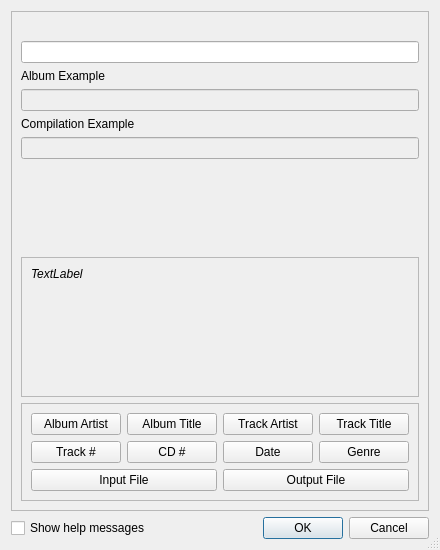
<ui version="4.0" >
 <class>CommandMaskWizardDialog</class>
 <widget class="QDialog" name="CommandMaskWizardDialog" >
  <property name="geometry" >
   <rect>
    <x>0</x>
    <y>0</y>
    <width>440</width>
    <height>550</height>
   </rect>
  </property>
  <property name="minimumSize" >
   <size>
    <width>440</width>
    <height>550</height>
   </size>
  </property>
  <property name="windowTitle" >
   <string>Command Mask Wizard</string>
  </property>
  <property name="windowIcon" >
   <iconset>images/wizard.png</iconset>
  </property>
  <property name="sizeGripEnabled" >
   <bool>true</bool>
  </property>
  <layout class="QGridLayout" >
   <item row="0" column="0" colspan="2" >
    <widget class="QFrame" name="frame" >
     <property name="frameShape" >
      <enum>QFrame::StyledPanel</enum>
     </property>
     <property name="frameShadow" >
      <enum>QFrame::Raised</enum>
     </property>
     <layout class="QGridLayout" >
      <item row="0" column="1" >
       <spacer>
        <property name="orientation" >
         <enum>Qt::Vertical</enum>
        </property>
        <property name="sizeType" >
         <enum>QSizePolicy::Fixed</enum>
        </property>
        <property name="sizeHint" >
         <size>
          <width>20</width>
          <height>20</height>
         </size>
        </property>
       </spacer>
      </item>
      <item row="1" column="0" colspan="2" >
       <widget class="QLineEdit" name="lineEdit" />
      </item>
      <item row="2" column="0" >
       <widget class="QLabel" name="label" >
        <property name="text" >
         <string>Album Example</string>
        </property>
       </widget>
      </item>
      <item row="3" column="0" colspan="2" >
       <widget class="QLineEdit" name="lineEdit_2" >
        <property name="palette" >
         <palette>
          <active>
           <colorrole role="Base" >
            <brush brushstyle="SolidPattern" >
             <color alpha="255" >
              <red>239</red>
              <green>239</green>
              <blue>239</blue>
             </color>
            </brush>
           </colorrole>
          </active>
          <inactive>
           <colorrole role="Base" >
            <brush brushstyle="SolidPattern" >
             <color alpha="255" >
              <red>239</red>
              <green>239</green>
              <blue>239</blue>
             </color>
            </brush>
           </colorrole>
          </inactive>
          <disabled>
           <colorrole role="Base" >
            <brush brushstyle="SolidPattern" >
             <color alpha="255" >
              <red>255</red>
              <green>255</green>
              <blue>255</blue>
             </color>
            </brush>
           </colorrole>
          </disabled>
         </palette>
        </property>
        <property name="readOnly" >
         <bool>true</bool>
        </property>
       </widget>
      </item>
      <item row="4" column="0" >
       <widget class="QLabel" name="label_2" >
        <property name="text" >
         <string>Compilation Example</string>
        </property>
       </widget>
      </item>
      <item row="5" column="0" colspan="2" >
       <widget class="QLineEdit" name="lineEdit_3" >
        <property name="palette" >
         <palette>
          <active>
           <colorrole role="Base" >
            <brush brushstyle="SolidPattern" >
             <color alpha="255" >
              <red>239</red>
              <green>239</green>
              <blue>239</blue>
             </color>
            </brush>
           </colorrole>
          </active>
          <inactive>
           <colorrole role="Base" >
            <brush brushstyle="SolidPattern" >
             <color alpha="255" >
              <red>239</red>
              <green>239</green>
              <blue>239</blue>
             </color>
            </brush>
           </colorrole>
          </inactive>
          <disabled>
           <colorrole role="Base" >
            <brush brushstyle="SolidPattern" >
             <color alpha="255" >
              <red>255</red>
              <green>255</green>
              <blue>255</blue>
             </color>
            </brush>
           </colorrole>
          </disabled>
         </palette>
        </property>
        <property name="readOnly" >
         <bool>true</bool>
        </property>
       </widget>
      </item>
      <item row="6" column="1" >
       <spacer>
        <property name="orientation" >
         <enum>Qt::Vertical</enum>
        </property>
        <property name="sizeType" >
         <enum>QSizePolicy::Expanding</enum>
        </property>
        <property name="sizeHint" >
         <size>
          <width>20</width>
          <height>20</height>
         </size>
        </property>
       </spacer>
      </item>
      <item row="7" column="0" colspan="2" >
       <widget class="QFrame" name="frame_3" >
        <property name="minimumSize" >
         <size>
          <width>16</width>
          <height>140</height>
         </size>
        </property>
        <property name="maximumSize" >
         <size>
          <width>16777215</width>
          <height>140</height>
         </size>
        </property>
        <property name="frameShape" >
         <enum>QFrame::StyledPanel</enum>
        </property>
        <property name="frameShadow" >
         <enum>QFrame::Raised</enum>
        </property>
        <layout class="QGridLayout" >
         <item row="0" column="0" >
          <widget class="QLabel" name="label_3" >
           <property name="font" >
            <font>
             <italic>true</italic>
            </font>
           </property>
           <property name="text" >
            <string>TextLabel</string>
           </property>
           <property name="alignment" >
            <set>Qt::AlignLeading|Qt::AlignLeft|Qt::AlignTop</set>
           </property>
           <property name="wordWrap" >
            <bool>true</bool>
           </property>
          </widget>
         </item>
        </layout>
       </widget>
      </item>
      <item row="8" column="0" colspan="2" >
       <widget class="QFrame" name="frame_2" >
        <property name="frameShape" >
         <enum>QFrame::StyledPanel</enum>
        </property>
        <property name="frameShadow" >
         <enum>QFrame::Raised</enum>
        </property>
        <layout class="QGridLayout" >
         <item row="0" column="0" >
          <layout class="QHBoxLayout" >
           <item>
            <widget class="QPushButton" name="pushButton" >
             <property name="text" >
              <string>Album Artist</string>
             </property>
            </widget>
           </item>
           <item>
            <widget class="QPushButton" name="pushButton_3" >
             <property name="text" >
              <string>Album Title</string>
             </property>
            </widget>
           </item>
           <item>
            <widget class="QPushButton" name="pushButton_11" >
             <property name="text" >
              <string>Track Artist</string>
             </property>
            </widget>
           </item>
           <item>
            <widget class="QPushButton" name="pushButton_2" >
             <property name="text" >
              <string>Track Title</string>
             </property>
            </widget>
           </item>
          </layout>
         </item>
         <item row="1" column="0" >
          <layout class="QHBoxLayout" >
           <item>
            <widget class="QPushButton" name="pushButton_4" >
             <property name="text" >
              <string>Track #</string>
             </property>
            </widget>
           </item>
           <item>
            <widget class="QPushButton" name="pushButton_5" >
             <property name="text" >
              <string>CD #</string>
             </property>
            </widget>
           </item>
           <item>
            <widget class="QPushButton" name="pushButton_7" >
             <property name="text" >
              <string>Date</string>
             </property>
            </widget>
           </item>
           <item>
            <widget class="QPushButton" name="pushButton_8" >
             <property name="text" >
              <string>Genre</string>
             </property>
            </widget>
           </item>
          </layout>
         </item>
         <item row="2" column="0" >
          <layout class="QHBoxLayout" >
           <item>
            <widget class="QPushButton" name="pushButton_6" >
             <property name="text" >
              <string>Input File</string>
             </property>
            </widget>
           </item>
           <item>
            <widget class="QPushButton" name="pushButton_9" >
             <property name="text" >
              <string>Output File</string>
             </property>
            </widget>
           </item>
          </layout>
         </item>
        </layout>
       </widget>
      </item>
     </layout>
    </widget>
   </item>
   <item row="1" column="0" >
    <widget class="QCheckBox" name="checkBox" >
     <property name="text" >
      <string>Show help messages</string>
     </property>
    </widget>
   </item>
   <item row="1" column="1" >
    <widget class="QDialogButtonBox" name="buttonBox" >
     <property name="orientation" >
      <enum>Qt::Horizontal</enum>
     </property>
     <property name="standardButtons" >
      <set>QDialogButtonBox::Cancel|QDialogButtonBox::NoButton|QDialogButtonBox::Ok</set>
     </property>
    </widget>
   </item>
  </layout>
 </widget>
 <tabstops>
  <tabstop>lineEdit</tabstop>
  <tabstop>lineEdit_2</tabstop>
  <tabstop>pushButton</tabstop>
  <tabstop>pushButton_2</tabstop>
  <tabstop>pushButton_3</tabstop>
  <tabstop>pushButton_4</tabstop>
  <tabstop>pushButton_5</tabstop>
  <tabstop>pushButton_7</tabstop>
  <tabstop>pushButton_8</tabstop>
  <tabstop>buttonBox</tabstop>
 </tabstops>
 <resources/>
 <connections>
  <connection>
   <sender>buttonBox</sender>
   <signal>accepted()</signal>
   <receiver>CommandMaskWizardDialog</receiver>
   <slot>accept()</slot>
   <hints>
    <hint type="sourcelabel" >
     <x>248</x>
     <y>254</y>
    </hint>
    <hint type="destinationlabel" >
     <x>157</x>
     <y>274</y>
    </hint>
   </hints>
  </connection>
  <connection>
   <sender>buttonBox</sender>
   <signal>rejected()</signal>
   <receiver>CommandMaskWizardDialog</receiver>
   <slot>reject()</slot>
   <hints>
    <hint type="sourcelabel" >
     <x>316</x>
     <y>260</y>
    </hint>
    <hint type="destinationlabel" >
     <x>286</x>
     <y>274</y>
    </hint>
   </hints>
  </connection>
 </connections>
</ui>
